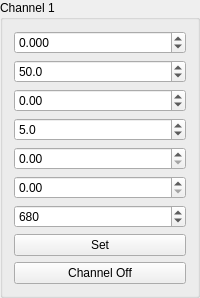
        <widget class="QGroupBox" name="groupBox_3">
         <property name="sizePolicy">
          <sizepolicy hsizetype="Preferred" vsizetype="Minimum">
           <horstretch>0</horstretch>
           <verstretch>0</verstretch>
          </sizepolicy>
         </property>
         <property name="title">
          <string>Channel 1</string>
         </property>
         <layout class="QGridLayout" name="gridLayout_4">
          <property name="sizeConstraint">
           <enum>QLayout::SetMaximumSize</enum>
          </property>
          <item row="0" column="0">
           <widget class="QDoubleSpinBox" name="doubleSpinBox_Signal_amp_2">
            <property name="sizePolicy">
             <sizepolicy hsizetype="Minimum" vsizetype="Fixed">
              <horstretch>0</horstretch>
              <verstretch>0</verstretch>
             </sizepolicy>
            </property>
            <property name="decimals">
             <number>3</number>
            </property>
            <property name="minimum">
             <double>-7.000000000000000</double>
            </property>
            <property name="maximum">
             <double>7.000000000000000</double>
            </property>
            <property name="singleStep">
             <double>0.050000000000000</double>
            </property>
           </widget>
          </item>
          <item row="2" column="0">
           <widget class="QDoubleSpinBox" name="doubleSpinBox_Signal_phase_2">
            <property name="sizePolicy">
             <sizepolicy hsizetype="Minimum" vsizetype="Fixed">
              <horstretch>0</horstretch>
              <verstretch>0</verstretch>
             </sizepolicy>
            </property>
            <property name="decimals">
             <number>2</number>
            </property>
            <property name="minimum">
             <double>-360.000000000000000</double>
            </property>
            <property name="maximum">
             <double>360.000000000000000</double>
            </property>
            <property name="value">
             <double>0.000000000000000</double>
            </property>
           </widget>
          </item>
          <item row="3" column="0">
           <widget class="QDoubleSpinBox" name="doubleSpinBox_Ramp_time_2">
            <property name="sizePolicy">
             <sizepolicy hsizetype="Minimum" vsizetype="Fixed">
              <horstretch>0</horstretch>
              <verstretch>0</verstretch>
             </sizepolicy>
            </property>
            <property name="decimals">
             <number>1</number>
            </property>
            <property name="minimum">
             <double>0.100000000000000</double>
            </property>
            <property name="maximum">
             <double>50.000000000000000</double>
            </property>
            <property name="singleStep">
             <double>0.100000000000000</double>
            </property>
            <property name="value">
             <double>5.000000000000000</double>
            </property>
           </widget>
          </item>
          <item row="4" column="0">
           <widget class="QDoubleSpinBox" name="doubleSpinBox_WhiteNoise_amp_2">
            <property name="sizePolicy">
             <sizepolicy hsizetype="Minimum" vsizetype="Fixed">
              <horstretch>0</horstretch>
              <verstretch>0</verstretch>
             </sizepolicy>
            </property>
            <property name="maximum">
             <double>1.000000000000000</double>
            </property>
            <property name="singleStep">
             <double>0.005000000000000</double>
            </property>
           </widget>
          </item>
          <item row="1" column="0">
           <widget class="QDoubleSpinBox" name="doubleSpinBox_Signal_freq_2">
            <property name="sizePolicy">
             <sizepolicy hsizetype="Minimum" vsizetype="Fixed">
              <horstretch>0</horstretch>
              <verstretch>0</verstretch>
             </sizepolicy>
            </property>
            <property name="decimals">
             <number>1</number>
            </property>
            <property name="minimum">
             <double>0.000000000000000</double>
            </property>
            <property name="maximum">
             <double>200.000000000000000</double>
            </property>
            <property name="value">
             <double>50.000000000000000</double>
            </property>
           </widget>
          </item>
          <item row="6" column="0">
           <widget class="QDoubleSpinBox" name="doubleSpinBox_SwNoise_freq_2">
            <property name="sizePolicy">
             <sizepolicy hsizetype="Minimum" vsizetype="Fixed">
              <horstretch>0</horstretch>
              <verstretch>0</verstretch>
             </sizepolicy>
            </property>
            <property name="decimals">
             <number>0</number>
            </property>
            <property name="maximum">
             <double>1500.000000000000000</double>
            </property>
            <property name="value">
             <double>680.000000000000000</double>
            </property>
           </widget>
          </item>
          <item row="5" column="0">
           <widget class="QDoubleSpinBox" name="doubleSpinBox_SwNoise_amp_2">
            <property name="sizePolicy">
             <sizepolicy hsizetype="Minimum" vsizetype="Fixed">
              <horstretch>0</horstretch>
              <verstretch>0</verstretch>
             </sizepolicy>
            </property>
            <property name="maximum">
             <double>1.000000000000000</double>
            </property>
            <property name="singleStep">
             <double>0.010000000000000</double>
            </property>
           </widget>
          </item>
          <item row="8" column="0">
           <widget class="QPushButton" name="pushButton_Channel0_en_2">
            <property name="sizePolicy">
             <sizepolicy hsizetype="Minimum" vsizetype="Fixed">
              <horstretch>0</horstretch>
              <verstretch>0</verstretch>
             </sizepolicy>
            </property>
            <property name="text">
             <string>Channel Off</string>
            </property>
            <property name="checkable">
             <bool>true</bool>
            </property>
           </widget>
          </item>
          <item row="7" column="0">
           <widget class="QPushButton" name="pushButton_Channel0_set_2">
            <property name="sizePolicy">
             <sizepolicy hsizetype="Minimum" vsizetype="Fixed">
              <horstretch>0</horstretch>
              <verstretch>0</verstretch>
             </sizepolicy>
            </property>
            <property name="text">
             <string>Set</string>
            </property>
            <property name="checkable">
             <bool>false</bool>
            </property>
           </widget>
          </item>
         </layout>
        </widget>
